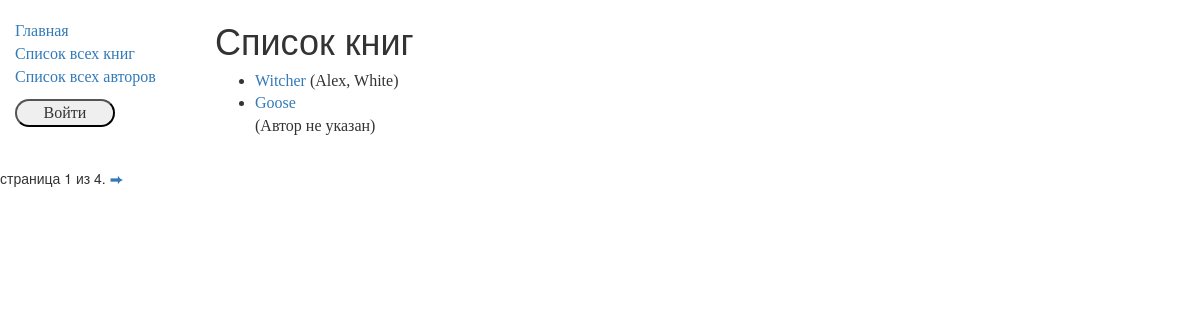
/catalog/books/, run on the app's committed database.
### catalog/models.py (models this page shows, shortened)
class Book(models.Model):
    title = models.CharField(max_length=200)
    author = models.ForeignKey('Author', on_delete=models.SET_NULL, null=True)
    summary = models.TextField(max_length=1000, help_text="Enter a brief description of the book")
    isbn = models.CharField('ISBN', max_length=13, help_text='13 Character <a href="https://www.isbn-international.org/content/what-isbn">ISBN number</a>')
    genre = models.ManyToManyField(Genre, help_text="Select a genre for this book")
    def display_genre(self):
        return ','.join([ genre.name for genre in self.genre.all()[:3]])
    display_genre.short_description = 'Genre'
    def get_absolute_url(self):
        return reverse('book-detail', args=[str(self.id)])

class Author(models.Model):
    first_name = models.CharField(max_length=100)
    last_name = models.CharField(max_length=100)
    date_of_birth = models.DateField(null=True, blank=True)
    date_of_death = models.DateField(null=True, blank=True)
    def __str__(self):
        return f'{self.last_name}, {self.first_name}'

### catalog/views.py (the view)
class BookListView(generic.ListView):
    model = Book
    paginate_by = 2
    def get_context_data(self, **kwargs):
        context = super(BookListView, self).get_context_data(**kwargs)
        context['some_data'] = 'This is just some data'
        return context

### catalog/templates/catalog/book_list.html
{% extends "base_generic.html" %}
{% block content %}
    <h1>Список книг</h1>
    {% if book_list %}
    <ul>
      {% for book in book_list %}
      <li>
        <a href="{{ book.get_absolute_url }}">{{ book.title }}</a> {% if book.author %} ({{book.author}})
          {% else %}
          <p>(Автор не указан)</p>
          {% endif %}
      </li>
      {% endfor %}
    </ul>
    {% else %}
      <p>Книг нет в библиотеке</p>
    {% endif %}
{% endblock %}

### catalog/static/css/styles.css (style rules this page uses)
ul > li { font-family: "Times New Roman"; font-size: 16px; }

### data on the page
Book: title "Witcher", author "Alex, White"
Book: title "Goose", shows "(Автор не указан)"

### other printed values
{{ page_obj.number }} "1"
{{ page_obj.paginator.num_pages }} "4"
